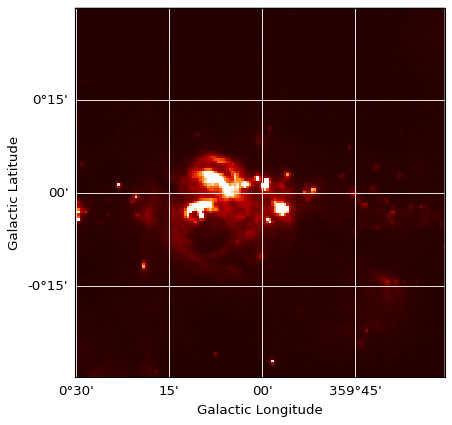

Reproduce this figure in Python.
import matplotlib.pyplot as plt

from astropy.wcs import WCS
from astropy.io import fits
from astropy.utils.data import get_pkg_data_filename

filename = get_pkg_data_filename('galactic_center/gc_msx_e.fits')

hdu = fits.open(filename)[0]
wcs = WCS(hdu.header)

plt.subplot(projection=wcs)
plt.imshow(hdu.data, vmin=-2.e-5, vmax=2.e-4, origin='lower')
plt.grid(color='white', ls='solid')
plt.xlabel('Galactic Longitude')
plt.ylabel('Galactic Latitude')
